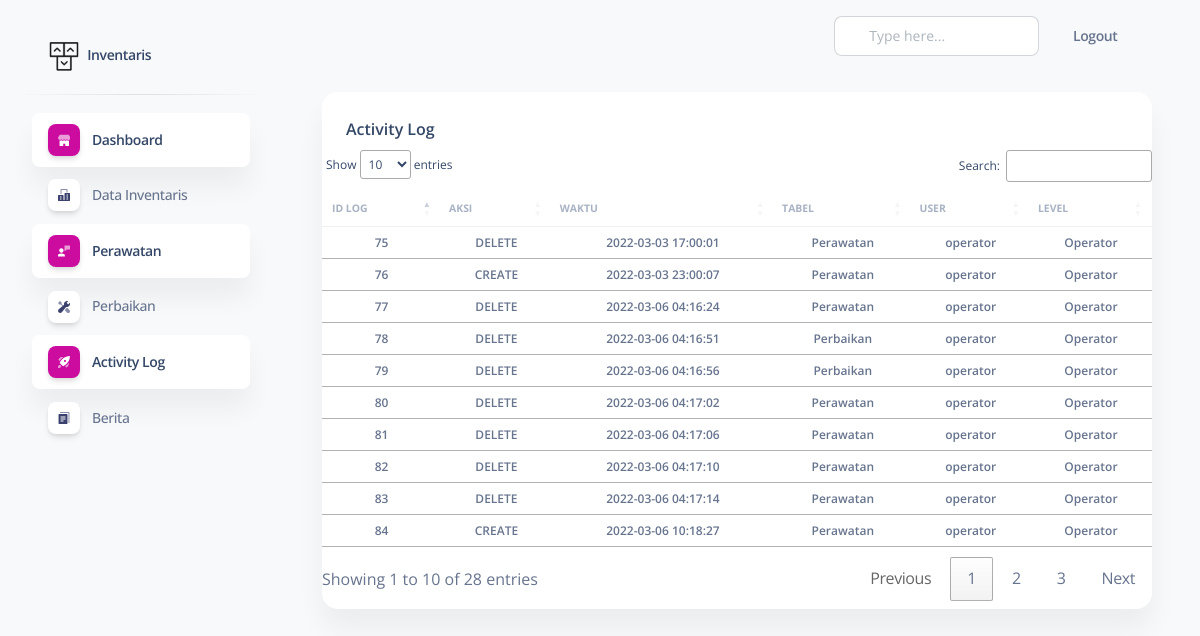
The app's page /includes/manager/index.php?page=data-log (signed in) with its own data.
### tables this page shows
CREATE TABLE `log_activity` (
  `id_log` int(11) NOT NULL,
  `aksi` varchar(100) NOT NULL,
  `waktu` datetime NOT NULL,
  `tabel` varchar(100) NOT NULL,
  `id_users` int(11) NOT NULL
);

CREATE TABLE `users` (
  `id_users` int(11) NOT NULL,
  `username` varchar(100) NOT NULL,
  `email` varchar(30) NOT NULL,
  `password` varchar(100) NOT NULL,
  `nama` varchar(100) DEFAULT NULL,
  `kode_jurusan` int(11) DEFAULT NULL,
  `id_level` int(11) DEFAULT NULL
);

### includes/loguser/logm.php (the view, shortened to what this page needs)
<!DOCTYPE html>
<html lang="en">
<head>
  <link rel="stylesheet" type="text/css" href="https://cdnjs.cloudflare.com/ajax/libs/twitter-bootstrap/5.0.1/css/bootstrap.min.css">
<link rel="stylesheet" type="text/css" href="https://cdn.datatables.net/1.11.4/css/dataTables.bootstrap5.min.css">
  <link href="../../assets/css/nucleo-icons.css" rel="stylesheet" />
  <link href="../../assets/css/nucleo-svg.css" rel="stylesheet" />
  <link href="../../assets/css/nucleo-svg.css" rel="stylesheet" />
  <link id="pagestyle" href="../../assets/css/soft-ui-dashboard.css?v=1.0.3" rel="stylesheet" />
</head>
<body class="g-sidenav-show  bg-gray-100">
    <div class="container-fluid py-4">
      <div class="row">
        <div class="col-12">
          <div class="card mb-4">
            <div class="card-header pb-0">
              <h6>Activity Log</h6>
            </div>
            <div class="card-body px-0 pt-0 pb-2">
              <div class="table-responsive p-0">
                <table class="table align-items-center mb-0" id="example">
                  <thead>
                    <tr align="center">
                      <th class="text-uppercase text-secondary text-xxs font-weight-bolder opacity-7">ID LOG</th>
                      <th class="text-uppercase text-secondary text-xxs font-weight-bolder opacity-7 ps-2">AKSI</th>
                       <th class="text-uppercase text-secondary text-xxs font-weight-bolder opacity-7 ps-2">WAKTU</th>
                      <th class="text-uppercase text-secondary text-xxs font-weight-bolder opacity-7 ps-2">TABEL</th>
                       <th class="text-uppercase text-secondary text-xxs font-weight-bolder opacity-7 ps-2">USER</th>
                               <th class="text-uppercase text-secondary text-xxs font-weight-bolder opacity-7 ps-2">Level</th>
                    </tr>
                  </thead>
                  <tbody>
<?php
    include '../../config/config.php';
    $data = mysqli_query($conn,"SELECT log_activity.*,users.nama,users.id_level  FROM log_activity INNER JOIN users ON users.id_users  = log_activity.id_users WHERE users.id_level = '3'");
    while($d = mysqli_fetch_array($data)){
      ?>
                    <tr>
                       <td align="center">
                        <p class="text-xs font-weight-bold mb-0"><?php echo $d['id_log']; ?></p>
                      </td>
                      <td align="center">
                        <p class="text-xs font-weight-bold mb-0"><?php echo $d['aksi']; ?></p>
                      </td>
                        <td align="center">
                        <p class="text-xs font-weight-bold mb-0"><?php echo $d['waktu']; ?></p>
                      </td>
                        <td align="center">
                        <p class="text-xs font-weight-bold mb-0"><?php echo $d['tabel']; ?></p>
                      </td>
                        <td align="center">
                        <p class="text-xs font-weight-bold mb-0"><?php echo $d['nama']; ?></p>
                      </td>
                        <td align="center">
                        <p class="text-xs font-weight-bold mb-0"><?php if ($d['id_level']==1)  {
                          echo "Admin";
}
                        if ($d['id_level']==3)  {
                          echo "Operator";
                        }
                         ?></p>
                      </td>
                    </tr>
                      <?php
    }
    ?>
                  </tbody>
                </table>
              </div>
            </div>
          </div>
        </div>
      </div>
    </div>
  </main>
</body>
</html>

### records on screen
log_activity: id_log "75", aksi "DELETE", waktu "2022-03-03 17:00:01", tabel "Perawatan", id_users.nama "operator"
log_activity: id_log "76", aksi "CREATE", waktu "2022-03-03 23:00:07", tabel "Perawatan", id_users.nama "operator"
log_activity: id_log "77", aksi "DELETE", waktu "2022-03-06 04:16:24", tabel "Perawatan", id_users.nama "operator"
log_activity: id_log "78", aksi "DELETE", waktu "2022-03-06 04:16:51", tabel "Perbaikan", id_users.nama "operator"
log_activity: id_log "79", aksi "DELETE", waktu "2022-03-06 04:16:56", tabel "Perbaikan", id_users.nama "operator"
log_activity: id_log "80", aksi "DELETE", waktu "2022-03-06 04:17:02", tabel "Perawatan", id_users.nama "operator"
log_activity: id_log "81", aksi "DELETE", waktu "2022-03-06 04:17:06", tabel "Perawatan", id_users.nama "operator"
log_activity: id_log "82", aksi "DELETE", waktu "2022-03-06 04:17:10", tabel "Perawatan", id_users.nama "operator"
log_activity: id_log "83", aksi "DELETE", waktu "2022-03-06 04:17:14", tabel "Perawatan", id_users.nama "operator"
log_activity: id_log "84", aksi "CREATE", waktu "2022-03-06 10:18:27", tabel "Perawatan", id_users.nama "operator"
